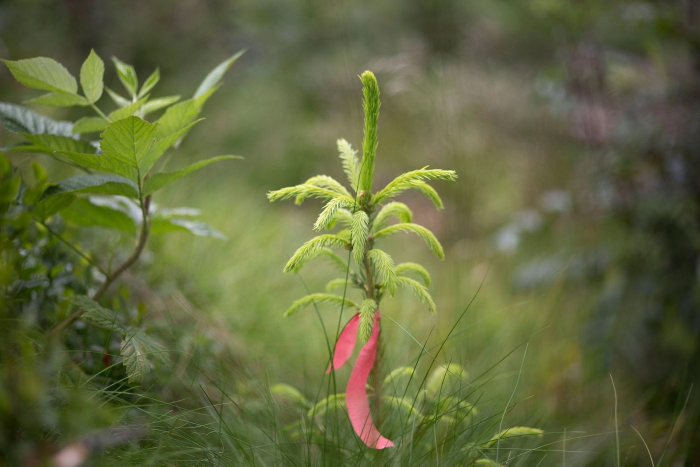
#> input picture assets/img/paterson.jpg, 1400 x 933 px, found by its file name (shown at 1/2 size); its folder holds 8 pictures in this run
$ python assets.py
#> lines starting #> are read from the running program, lines starting #| are printed output that depends on the picture
import os, shutil
from PIL import Image, ImageDraw, ImageFont

SRC = "/home/claude/ds/img"
OUT = "/home/claude/site/assets/img"
os.makedirs(OUT, exist_ok=True)

VAULT = (11, 26, 36)
FROST = (232, 238, 242)
ICE = (92, 122, 140)
GERM = (78, 140, 91)
DIM = (42, 63, 77)

G = "/usr/share/fonts/truetype/google-fonts/"
L = "/usr/share/fonts/truetype/liberation/"
F_SER = G + "Lora-Variable.ttf"
F_SAN = G + "Poppins-Medium.ttf"
F_MONO = L + "LiberationMono-Regular.ttf"


def prep(src, dst, w=1400):
#> called with src = 'paterson.jpg', dst = 'paterson.jpg', w = 1400
    im = Image.open(os.path.join(SRC, src)).convert("RGB")
#> im is the input picture: PIL image 1400x933 RGB; mean R, G, B 98.2, 104.4, 62.8
    if im.width > w:
        im = im.resize((w, round(im.height * w / im.width)), Image.LANCZOS)
    im.save(os.path.join(OUT, dst), "JPEG", quality=82, optimize=True, progressive=True)
    return im.size


# [42 lines left out: function placeholder, not called in this run]


# ---- real photographs
print(prep("paterson.jpg", "paterson.jpg"))
print(prep("orlow.jpg", "orlow.jpg"))
#> call 2 of prep, with src = 'orlow.jpg', dst = 'orlow.jpg', w = 1400
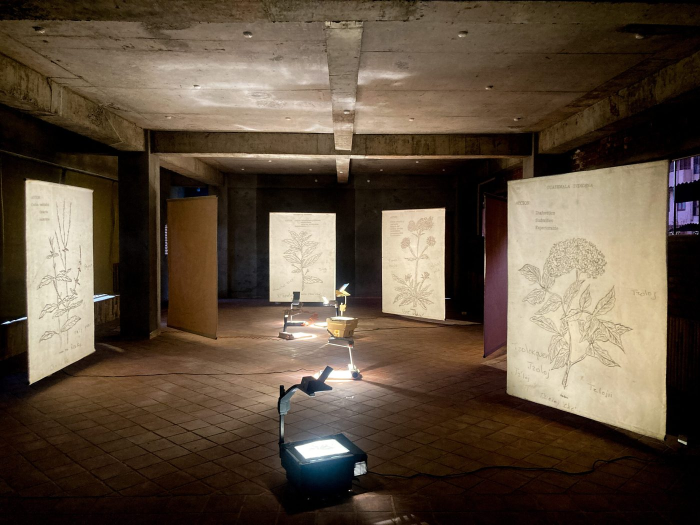
#> input picture assets/img/orlow.jpg, 1400 x 1050 px, found by its file name (shown at 1/2 size)
#> in prep, im is the input picture: PIL image 1400x1050 RGB; mean R, G, B 93.4, 77.9, 61.6
print(prep("alves.jpg", "alves.jpg"))
#> call 3 of prep, with src = 'alves.jpg', dst = 'alves.jpg', w = 1400
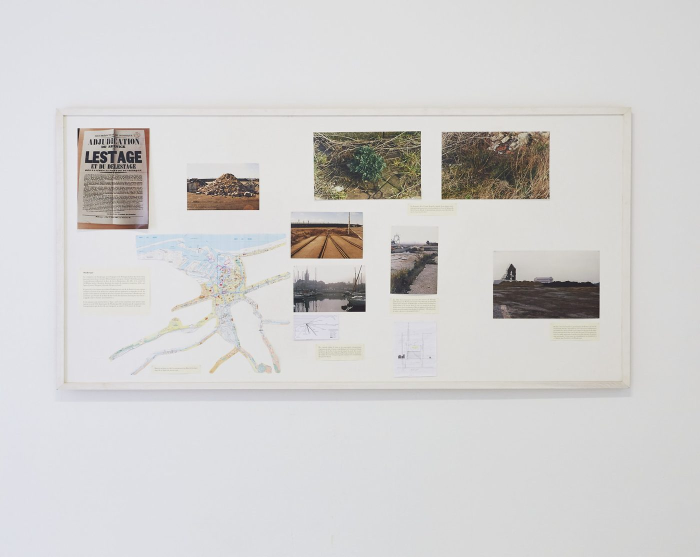
#> input picture assets/img/alves.jpg, 1400 x 1113 px, found by its file name (shown at 1/2 size)
#> in prep, im is the input picture: PIL image 1400x1113 RGB; mean R, G, B 209.8, 208.6, 207.9
print(prep("ff1.jpg", "futurefarmers.jpg"))
#> (the run stopped early here; a loop or call above may not have finished)
